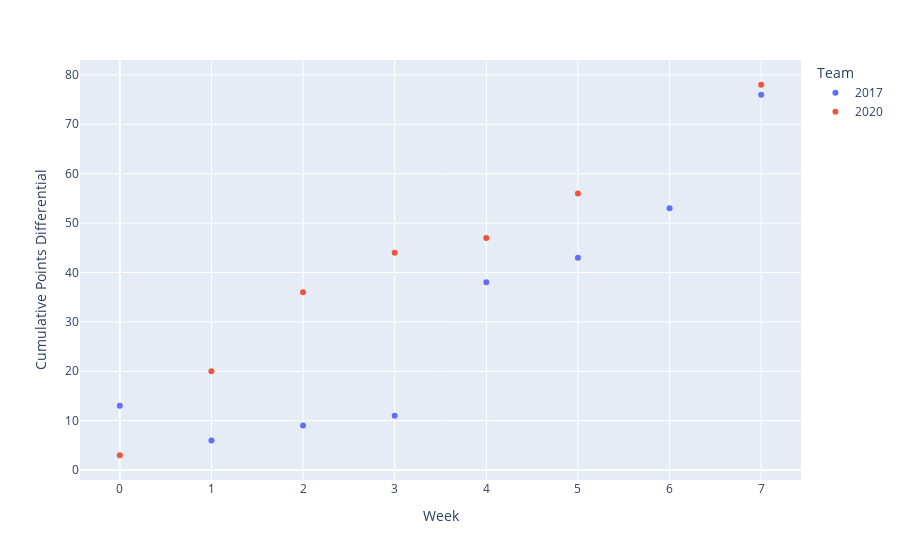

This figure's notebook cell:
### Code cell
comparison_df = pd.DataFrame(
    {
        "Week": range(0, len(phi2017)),
        "2017": (phi2017[("Score", "Tm")] - phi2017[("Score", "Opp")]).cumsum(),
        "2020": (phi2022[("Score", "Tm")] - phi2022[("Score", "Opp")]).cumsum(),
    }
)
comparison_df = comparison_df.melt(id_vars=["Week"], var_name="Team", value_name = "Cumulative Points Differential")

fig = px.scatter(
    comparison_df,
    x = "Week",
    y = "Cumulative Points Differential",
    color = "Team"
)
fig.show()

### Figure 1 — Plotly figure (JSON) as saved in the notebook; plotly's stock layout.template omitted (floating-point values rounded to 4 significant figures)
{"data": [{"hovertemplate": "Team=2017<br>Week=%{x}<br>Cumulative Points Differential=%{y}<extra></extra>", "legendgroup": "2017", "marker": {"color": "#636efa", "symbol": "circle"}, "mode": "markers", "name": "2017", "orientation": "v", "showlegend": true, "type": "scatter", "x": [0, 1, 2, 3, 4, 5, 6, 7], "xaxis": "x", "y": [13, 6, 9, 11, 38, 43, 53, 76], "yaxis": "y"}, {"hovertemplate": "Team=2020<br>Week=%{x}<br>Cumulative Points Differential=%{y}<extra></extra>", "legendgroup": "2020", "marker": {"color": "#EF553B", "symbol": "circle"}, "mode": "markers", "name": "2020", "orientation": "v", "showlegend": true, "type": "scatter", "x": [0, 1, 2, 3, 4, 5, 6, 7], "xaxis": "x", "y": [3, 20, 36, 44, 47, 56, null, 78], "yaxis": "y"}], "layout": {"autosize": true, "legend": {"title": {"text": "Team"}, "tracegroupgap": 0}, "margin": {"t": 60}, "xaxis": {"anchor": "y", "autorange": true, "domain": [0, 1], "range": [-0.4085, 7.408], "title": {"text": "Week"}, "type": "linear"}, "yaxis": {"anchor": "x", "autorange": true, "domain": [0, 1], "range": [-2.807, 83.81], "title": {"text": "Cumulative Points Differential"}, "type": "linear"}}}
